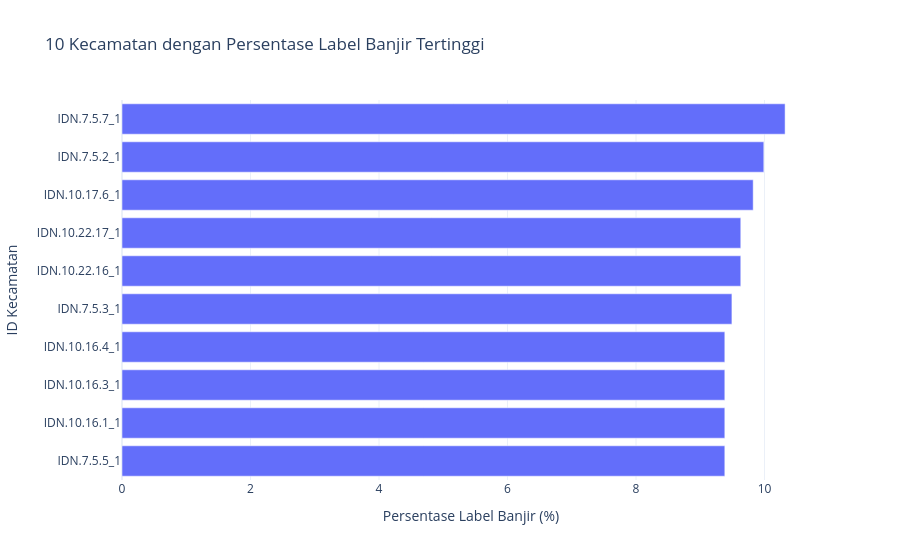

Write notebook code for a chart like this one.
### Code cell
# ANALISIS SPASIAL BERDASARKAN KECAMATAN

risiko_wilayah = (
    df.group_by("district_id")
    .agg(
        pl.len().alias("jumlah_observasi"),
        pl.col("flood_label").sum().alias("jumlah_label_banjir"),
        (
            pl.col("flood_label").mean() * 100
        ).alias("persentase_label_banjir")
    )
    .sort(
        "persentase_label_banjir",
        descending=True
    )
)

# MENGAMBIL 10 KECAMATAN TERTINGGI
top_10_wilayah = risiko_wilayah.head(10)

print("=== 10 KECAMATAN DENGAN PERSENTASE LABEL BANJIR TERTINGGI ===")
print(top_10_wilayah)

# VISUALISASI 3
fig3 = px.bar(
    top_10_wilayah.to_pandas(),
    x="persentase_label_banjir",
    y="district_id",
    orientation="h",
    title="10 Kecamatan dengan Persentase Label Banjir Tertinggi",
    labels={
        "district_id": "ID Kecamatan",
        "persentase_label_banjir": "Persentase Label Banjir (%)"
    },
    hover_data=[
        "jumlah_observasi",
        "jumlah_label_banjir"
    ]
)

fig3.update_layout(
    template="plotly_white",
    yaxis={"categoryorder": "total ascending"}
)

fig3.show()

### Figure 1 — Plotly figure (JSON) as saved in the notebook; plotly's stock layout.template omitted (floating-point values rounded to 4 significant figures)
{"data": [{"customdata": [[3624.0, 374.0], [3624.0, 362.0], [3624.0, 356.0], [3624.0, 349.0], [3624.0, 349.0], [3624.0, 344.0], [3624.0, 340.0], [3624.0, 340.0], [3624.0, 340.0], [3624.0, 340.0]], "hovertemplate": "Persentase Label Banjir (%)=%{x}<br>ID Kecamatan=%{y}<br>jumlah_observasi=%{customdata[0]}<br>jumlah_label_banjir=%{customdata[1]}<extra></extra>", "legendgroup": "", "marker": {"color": "#636efa", "pattern": {"shape": ""}}, "name": "", "orientation": "h", "showlegend": false, "textposition": "auto", "type": "bar", "x": [10.32, 9.989, 9.823, 9.63, 9.63, 9.492, 9.382, 9.382, 9.382, 9.382], "xaxis": "x", "y": ["IDN.7.5.7_1", "IDN.7.5.2_1", "IDN.10.17.6_1", "IDN.10.22.16_1", "IDN.10.22.17_1", "IDN.7.5.3_1", "IDN.7.5.5_1", "IDN.10.16.1_1", "IDN.10.16.3_1", "IDN.10.16.4_1"], "yaxis": "y"}], "layout": {"barmode": "relative", "legend": {"tracegroupgap": 0}, "title": {"text": "10 Kecamatan dengan Persentase Label Banjir Tertinggi"}, "xaxis": {"anchor": "y", "domain": [0, 1], "title": {"text": "Persentase Label Banjir (%)"}}, "yaxis": {"anchor": "x", "categoryorder": "total ascending", "domain": [0, 1], "title": {"text": "ID Kecamatan"}}}}
